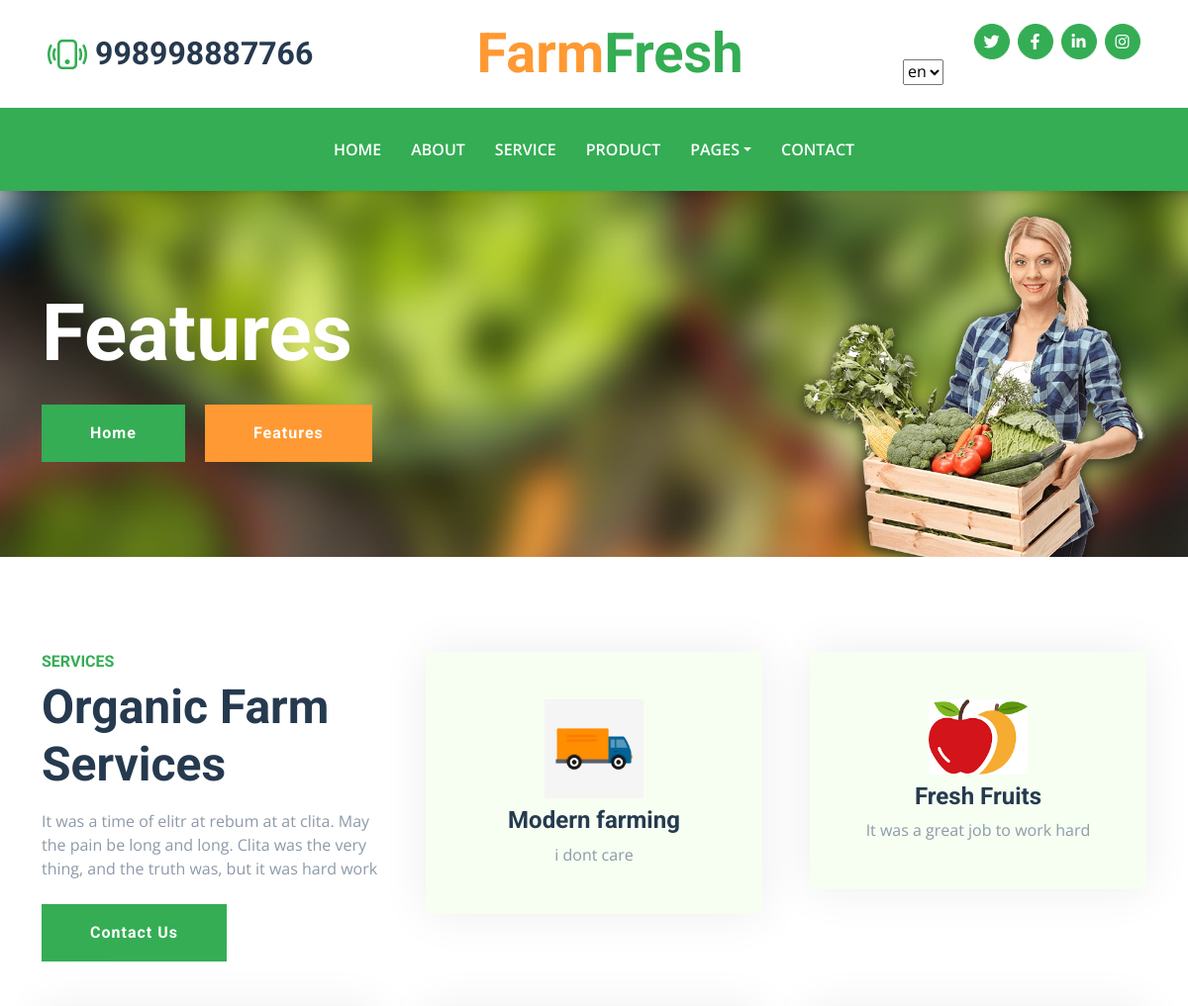
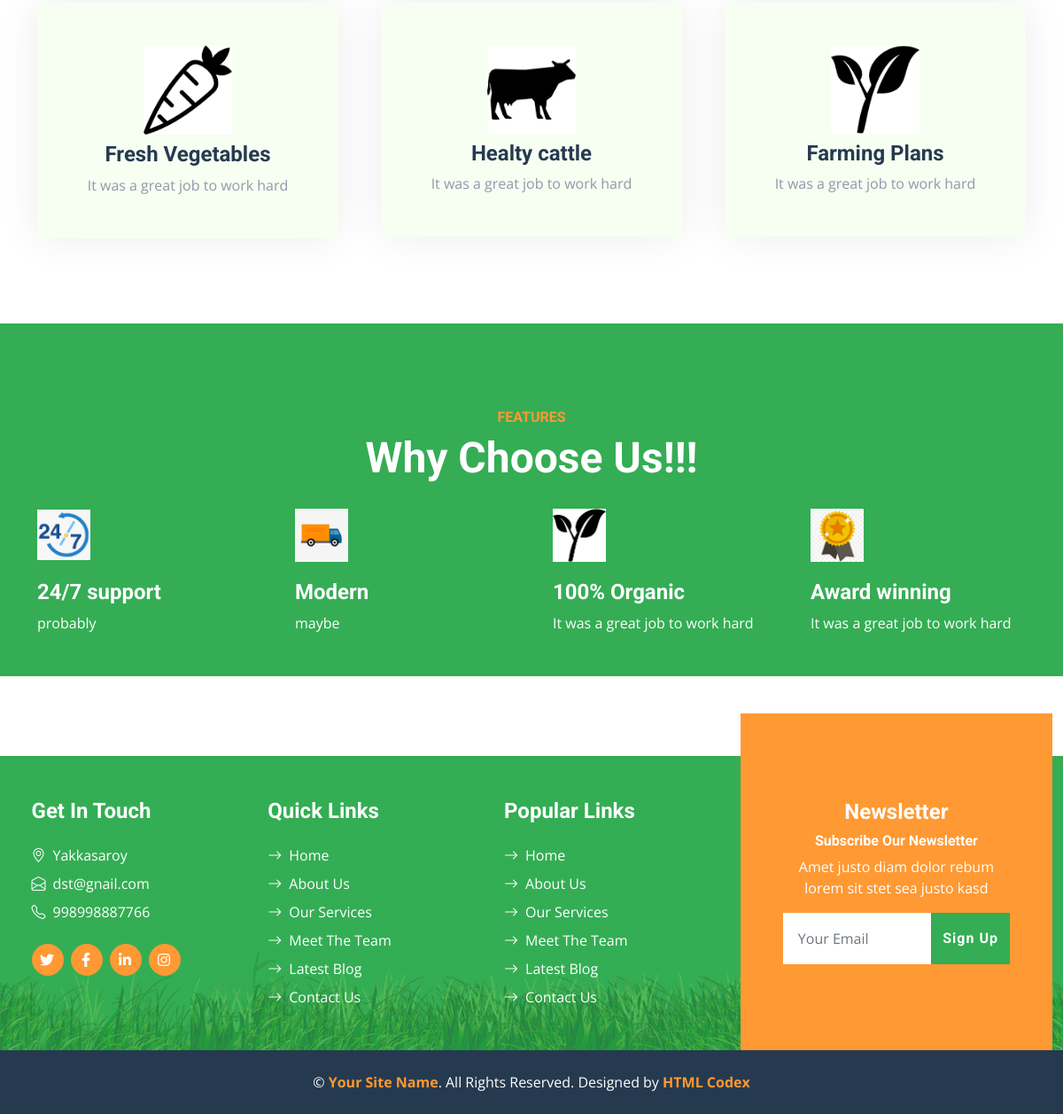
Screenshot of /feature/ with the database file from the repository (2 pictures, top to bottom).
### farmfresh/models.py (models this page shows, shortened)
class AboutUs(models.Model):
    adress = models.CharField(max_length=255)
    email = models.EmailField()
    phone_number = models.CharField(max_length=255)
    city = models.ForeignKey(City, on_delete=models.CASCADE)
    twitter_url = models.CharField(max_length=200, null=True, blank=True)
    facebook_url = models.CharField(max_length=200, null=True, blank=True)
    linkedin_url = models.CharField(max_length=200, null=True, blank=True)
    instagram_url = models.CharField(max_length=200, null=True, blank=True)

class Service(models.Model):
    title = models.CharField(max_length=100)
    description = models.CharField(max_length=1000)
    image = models.ImageField(upload_to = 'mobile_images', null=True, blank=True)

class Feature(models.Model):
    title = models.CharField(max_length=100)
    description = models.CharField(max_length=1000)
    image = models.ImageField(upload_to = 'mobile_images', null=True, blank=True)

### farmfresh/views.py (the view, shortened to what this page needs)
# urls.py: path('feature/', feature, name = 'feature'),
def feature(request):
    servicedisplay = Service.objects.all()
    aboutdisplay = AboutUs.objects.all()
    featuredisplay = Feature.objects.all()
    context = {"Service":servicedisplay, 'AboutUs': aboutdisplay, "Feature":featuredisplay}
    return render(request, 'all/feature.html', context)

### templates/all/feature.html
{% extends 'base.html' %}
{% load static %}
{% block content %}
{% load i18n %}
    <div class="container-fluid bg-primary py-5 bg-hero mb-5">
        <div class="container py-5">
            <div class="row justify-content-start">
                <div class="col-lg-8 text-center text-lg-start">
                    <h1 class="display-1 text-white mb-md-4">{% trans "Features" %}</h1>
                    <a href="" class="btn btn-primary py-md-3 px-md-5 me-3">{% trans "Home" %}</a>
                    <a href="" class="btn btn-secondary py-md-3 px-md-5">{% trans "Features" %}</a>
                </div>
            </div>
        </div>
    </div>
        <div class="container-fluid py-5">
        <div class="container">
            <div class="row g-5">
                <div class="col-lg-4 col-md-6">
                    <div class="mb-3">
                        <h6 class="text-primary text-uppercase">{% trans "Services" %}</h6>
                        <h1 class="display-5">{% trans "Organic Farm Services" %}</h1>
                    </div>
                    <p class="mb-4">{% trans "It was a time of elitr at rebum at at clita. May the pain be long and long. Clita was the very thing, and the truth was, but it was hard work" %}</p>
                    <a href="{% url 'contact' %}" class="btn btn-primary py-md-3 px-md-5">{% trans "Contact Us" %}</a>
                </div>
                {% for serv in Service %}
                <div class="col-lg-4 col-md-6">
                    <div class="service-item bg-light text-center p-5">
                        <img class="img-fluid mb-2 " src="{{serv.image.url}}" alt="" width="100" height="100" >
                        <h4>{{serv.title}}</h4>
                        <p class="mb-0">{{serv.description}}</p>
                    </div>
                </div>
                {%endfor%}
            </div>
        </div>
    </div>
    <div class="container-fluid bg-primary feature py-5 pb-lg-0 my-5">
        <div class="container py-5 pb-lg-0">
            <div class="mx-auto text-center mb-3 pb-2" style="max-width: 500px;">
                <h6 class="text-uppercase text-secondary">{% trans "Features" %}</h6>
                <h1 class="display-5 text-white">{% trans "Why Choose Us!!!" %}</h1>
            </div>
            <div class="row g-5">
                {% for item in Feature %}
                <div class="col-lg-3">
                    <div class="text-white mb-5">
                        <div class="rounded-pill d-flex align-items-center justify-content-center mb-3"
                            style="width: 60px; height: 60px;">
                            <img class="img-fluid mb-2 " src="{{item.image.url}}" alt="" >
                        </div>
                        <h4 class="text-white">{{item.title}}</h4>
                        <p class="mb-0">{{item.description}}</p>
                    </div>
                </div>
                {%endfor%}
            </div>
        </div>
    </div>
    {% endblock content %}

### templates/base.html (shortened to what this page needs)
{% load static %}
{% load i18n %}
<!DOCTYPE html>
<html lang="en">
<head>
    <link href="https://cdnjs.cloudflare.com/ajax/libs/font-awesome/5.15.0/css/all.min.css" rel="stylesheet">
    <link href="https://cdn.jsdelivr.net/npm/bootstrap-icons@1.4.1/font/bootstrap-icons.css" rel="stylesheet">
    <link href="{% static 'css/assets/owl.carousel.min.css' %}" rel="stylesheet">
    <link href="{% static 'css/bootstrap.min.css' %}" rel="stylesheet">
    <link href="{% static 'css/style.css' %}" rel="stylesheet">
</head>
<body>
    <div class="container-fluid px-5 d-none d-lg-block">
        <div class="row gx-5 py-3 align-items-center">
            <div class="col-lg-3">
                <div class="d-flex align-items-center justify-content-start">
                    <i class="bi bi-phone-vibrate fs-1 text-primary me-2"></i>
                    {% for item in AboutUs %}
                    {% if item.id == 1%}
                    <h2 class="mb-0">{{item.phone_number}}</h2>
                    {%endif%}
                    {%endfor%}
                </div>
            </div>
            <div class="col-lg-6">
                <div class="d-flex align-items-center justify-content-center">
                    <a href="{% url 'index' %}" class="navbar-brand ms-lg-5">
                        <h1 class="m-0 display-4 text-primary"><span class="text-secondary">{% trans "Farm" %}</span>{% trans "Fresh"%}</h1>
                    </a>
                </div>
            </div>
            <div class="col-lg-3">
                {% for item in AboutUs %}
                {% if item.id == 1 %}
                <div class="d-flex align-items-center justify-content-end">
                    <a class="btn btn-primary btn-square rounded-circle me-2" href="{{item.twitter_url}}"><i class="fab fa-twitter"></i></a>
                    <a class="btn btn-primary btn-square rounded-circle me-2" href="{{item.facebook_url}}"><i class="fab fa-facebook-f"></i></a>
                    <a class="btn btn-primary btn-square rounded-circle me-2" href="{{item.linkedin_url}}"><i class="fab fa-linkedin-in"></i></a>
                    <a class="btn btn-primary btn-square rounded-circle" href="{{item.instagram_url}}"><i class="fab fa-instagram"></i></a>
                </div>
                {%endif%}
                {%endfor%}
                <div class="header-content">
                    <form action="{% url 'set_language' %}" method="post">
                        <select class="selectpicker" name="language" style="width: auto;" onchange="this.form.submit()">
                            {% get_current_language as LANGUAGE_CODE %}
                            {% get_available_languages as LANGUAGES %}
                            {% get_language_info_list for LANGUAGES as languages %}
                            {% for language in languages %}
                            <option value="{{ language.code }}" {% if language.code == LANGUAGE_CODE %} selected="selected" {% endif %}
                                data-content='<img src="/static/images/flags/{{ language.code }}.gif"></span>
                                <span style="display:inline-block; width:100px; padding-left: 10px; text-shadow:none">
                                  {{ language.name_local }}
                                </span>'>
                                {{ language.code }}
                            </option>
                            {% endfor %}
                        </select>
                    </form>
                </div>
            </div>
        </div>
    </div>
    <nav class="navbar navbar-expand-lg bg-primary navbar-dark shadow-sm py-3 py-lg-0 px-3 px-lg-5">
        <div class="collapse navbar-collapse" id="navbarCollapse">
            <div class="navbar-nav mx-auto py-0">
                <a href="{% url 'index' %}" class="nav-item nav-link">{% trans "Home" %}</a>
                <a href="{% url 'about' %}" class="nav-item nav-link">{% trans "About" %}</a>
                <a href="{% url 'service' %}" class="nav-item nav-link">{% trans "Service" %}</a>
                <a href="{% url 'product' %}" class="nav-item nav-link">{% trans "Product" %}</a>
                <div class="nav-item dropdown">
                    <a href="#" class="nav-link dropdown-toggle" data-bs-toggle="dropdown">{% trans "Pages" %}</a>
                </div>
                <a href="{% url 'contact' %}" class="nav-item nav-link">{% trans "Contact" %}</a>
            </div>
        </div>
    </nav>
    {% block content %}{% endblock content %}
    <div class="container-fluid bg-footer bg-primary text-white mt-5">
        <div class="footer">
            <div class="row gx-5">
                <div class="col-lg-8 col-md-6">
                    <div class="row gx-5">
                        <div class="col-lg-4 col-md-12 pt-5 mb-5">
                            {% for item in AboutUs %}
                            {% if item.id == 1 %}
                            <h4 class="text-white mb-4">{% trans "Get In Touch" %}</h4>
                            <div class="d-flex mb-2">
                                <i class="bi bi-geo-alt text-white me-2"></i>
                                <p class="text-white mb-0">{{item.adress}}</p>
                            </div>
                            <div class="d-flex mb-2">
                                <i class="bi bi-envelope-open text-white me-2"></i>
                                <p class="text-white mb-0">{{item.email}}</p>
                            </div>
                            <div class="d-flex mb-2">
                                <i class="bi bi-telephone text-white me-2"></i>
                                <p class="text-white mb-0">{{item.phone_number}}</p>
                            </div>
                            <div class="d-flex mt-4">
                                <a class="btn btn-secondary btn-square rounded-circle me-2"
                                    href="{{item.twitter_url}}"><i class="fab fa-twitter"></i></a>
                                <a class="btn btn-secondary btn-square rounded-circle me-2"
                                    href="{{item.facebook_url}}"><i class="fab fa-facebook-f"></i></a>
                                <a class="btn btn-secondary btn-square rounded-circle me-2"
                                    href="{{item.linkedin_url}}"><i class="fab fa-linkedin-in"></i></a>
                                <a class="btn btn-secondary btn-square rounded-circle" href="{{item.instagram_url}}"><i
                                    class="fab fa-instagram"></i></a>
                            </div>
                            {%endif%}
                            {%endfor%}
                        </div>
                        <div class="col-lg-4 col-md-12 pt-0 pt-lg-5 mb-5">
                            <h4 class="text-white mb-4">{% trans "Quick Links" %}</h4>
                            <div class="d-flex flex-column justify-content-start">
                                <a class="text-white mb-2" href="{% url 'index' %}"><i
                                        class="bi bi-arrow-right text-white me-2"></i>{% trans "Home" %}</a>
                                <a class="text-white mb-2" href="{% url 'about' %}"><i
                                        class="bi bi-arrow-right text-white me-2"></i>{% trans "About Us" %}</a>
                                <a class="text-white mb-2" href="{% url 'service' %}"><i
                                        class="bi bi-arrow-right text-white me-2"></i>{% trans "Our Services" %}</a>
                                <a class="text-white mb-2" href="{% url 'team' %}"><i
                                        class="bi bi-arrow-right text-white me-2"></i>{% trans "Meet The Team" %}</a>
                                <a class="text-white mb-2" href="{% url 'blog' %}"><i
                                        class="bi bi-arrow-right text-white me-2"></i>{% trans "Latest Blog" %}</a>
                                <a class="text-white" href="{% url 'contact' %}"><i
                                        class="bi bi-arrow-right text-white me-2"></i>{% trans "Contact Us" %}</a>
                            </div>
                        </div>
                        <div class="col-lg-4 col-md-12 pt-0 pt-lg-5 mb-5">
                            <h4 class="text-white mb-4">{% trans "Popular Links" %}</h4>
                            <div class="d-flex flex-column justify-content-start">
                                <a class="text-white mb-2" href="{% url 'index' %}"><i
                                        class="bi bi-arrow-right text-white me-2"></i>{% trans "Home" %}</a>
                                <a class="text-white mb-2" href="{% url 'about' %}"><i
                                        class="bi bi-arrow-right text-white me-2"></i>{% trans "About Us" %}</a>
                                <a class="text-white mb-2" href="{% url 'service' %}"><i
                                        class="bi bi-arrow-right text-white me-2"></i>{% trans "Our Services" %}</a>
                                <a class="text-white mb-2" href="{% url 'team' %}"><i
                                        class="bi bi-arrow-right text-white me-2"></i>{% trans "Meet The Team" %}</a>
                                <a class="text-white mb-2" href="{% url 'blog' %}"><i
                                        class="bi bi-arrow-right text-white me-2"></i>{% trans "Latest Blog" %}</a>
                                <a class="text-white" href="{% url 'contact' %}"><i
                                        class="bi bi-arrow-right text-white me-2"></i>{% trans "Contact Us" %}</a>
                            </div>
                        </div>
                    </div>
                </div>
                <div class="col-lg-4 col-md-6 mt-lg-n5">
                    <div class="d-flex flex-column align-items-center justify-content-center text-center h-100 bg-secondary p-5">
                        <h4 class="text-white">{% trans "Newsletter" %}</h4>
                        <h6 class="text-white">{% trans "Subscribe Our Newsletter" %}</h6>
                        <p>{% trans "Amet justo diam dolor rebum lorem sit stet sea justo kasd" %}</p>
                        <form action="#" method="POST">
                            <div class="input-group">
                                <input type="text" name = email class="form-control border-white p-3" placeholder="Your Email">
                                <button class="btn btn-primary">{% trans "Sign Up" %} </button>
                            </div>
                        </form>
                    </div>
                </div>
            </div>
        </div>
    </div>
    <div class="container-fluid bg-dark text-white py-4">
        <div class="container text-center">
            <p class="mb-0">&copy; <a class="text-secondary fw-bold" href="#">Your Site Name</a>. All Rights Reserved.
                Designed by <a class="text-secondary fw-bold" href="https://htmlcodex.com">HTML Codex</a></p>
        </div>
    </div>
</body>
</html>

### static/css/style.css (style rules this page uses)
:root { --primary: #34AD54; --secondary: #FF9933; --light: #F6FFF2; --dark: #263A4F; }
.btn { font-family: 'Roboto', sans-serif; letter-spacing: 1px; font-weight: 700; transition: .5s; }
.btn-primary, .btn-secondary { color: #FFFFFF; }
.btn-square { width: 36px; height: 36px; }
.btn-square, .btn-sm-square, .btn-lg-square { padding-left: 0; padding-right: 0; text-align: center; }
.navbar-dark .navbar-nav .nav-link { padding: 30px 15px; font-size: 16px; font-weight: 600; color: #FFFFFF; text-transform: uppercase; transition: .5s; }
.bg-hero { background: url(../img/carousel-1.jpg) top right no-repeat; background-size: cover; }
.service-item { box-shadow: 0 0 45px #EDEDED; transition: .5s; }
.bg-footer { background: linear-gradient(rgba(52, 173, 84, .7), rgba(52, 173, 84, .7)), url(../img/footer.png) center bottom no-repeat; background-size: contain; }
@media (min-width: 991.98px) { .bg-footer { margin-top: 90px !important; } }

### templates/base.html (style rules this page uses)
.footer { text-align: 5%; padding-left: 2%; }

### rows the page displays
AboutUs: phone_number "998998887766", adress "Yakkasaroy", email "dst@gnail.com"
Service: image (picture), title "Modern farming", description "i dont care"
Service: image (picture), title "Fresh Fruits", description "It was a great job to work hard"
Service: image (picture), title "Fresh Vegetables", description "It was a great job to work hard"
Service: image (picture), title "Healty cattle", description "It was a great job to work hard"
Service: image (picture), title "Farming Plans", description "It was a great job to work hard"
Feature: image (picture), title "24/7 support", description "probably"
Feature: image (picture), title "Modern", description "maybe"
Feature: image (picture), title "100% Organic", description "It was a great job to work hard"
Feature: image (picture), title "Award winning", description "It was a great job to work hard"

### other values shown
form field language "en"
